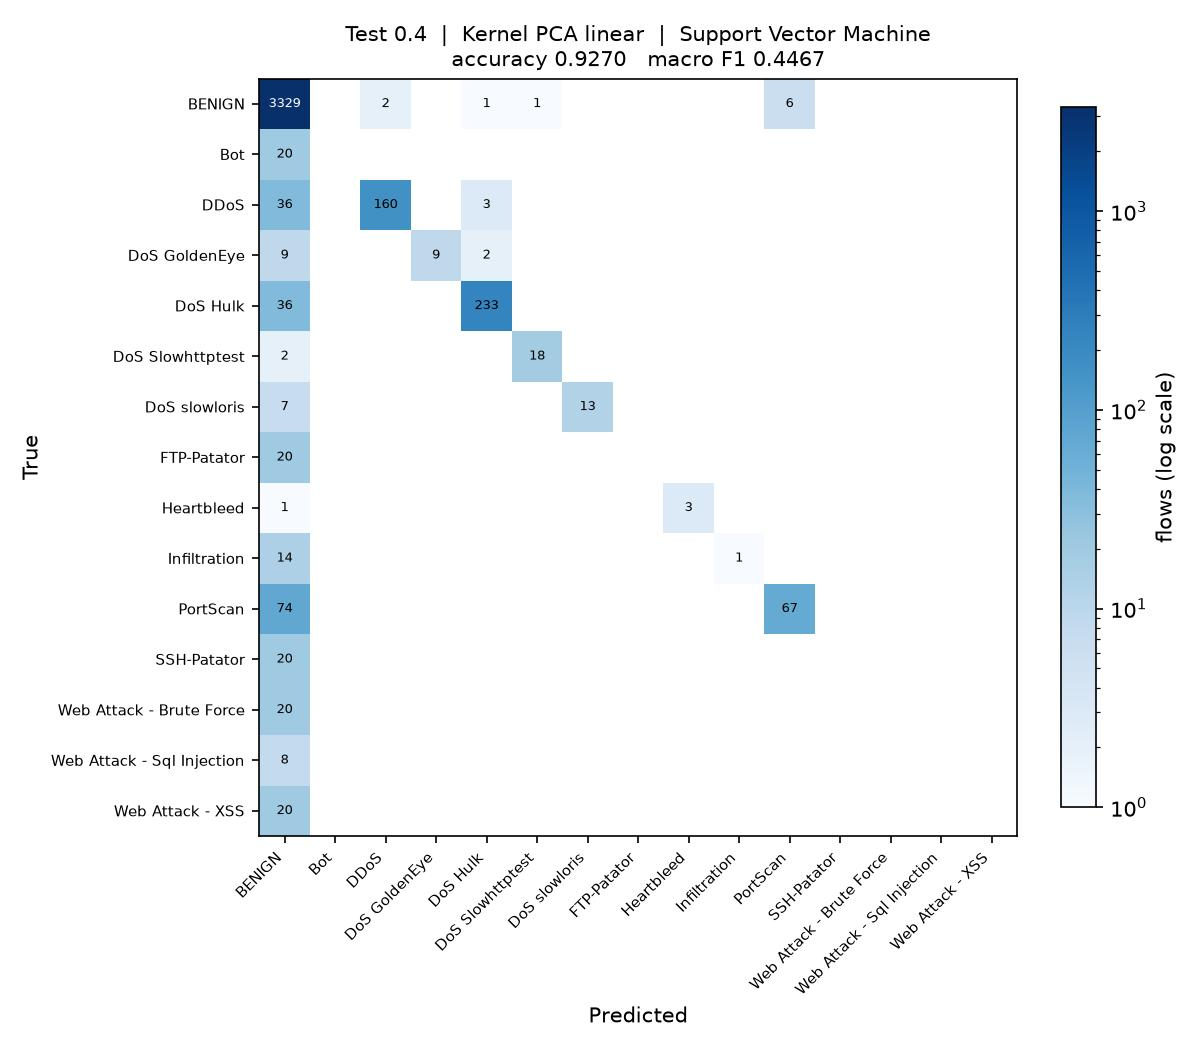

Reproduce this figure in Python.
"""
Test_0.4_DR_LIN_SVM

Test size 0.4  |  Kernel PCA (linear)  |  Support Vector Machine  (reference sheet #15)

Run on its own:

    python Test_0.4_DR_LIN_SVM.py

Writes Test_0.4_DR_LIN_SVM.jpg (confusion matrix) and appends one row to
results/75_runs.csv.
"""

import os
import sys
import time
import warnings
from pathlib import Path

import matplotlib
matplotlib.use("Agg")
import matplotlib.pyplot as plt
import numpy as np
import pandas as pd
from sklearn.decomposition import KernelPCA
from sklearn.impute import SimpleImputer
from sklearn.metrics import (accuracy_score, confusion_matrix, f1_score,
                             precision_score, recall_score)
from sklearn.model_selection import train_test_split
from sklearn.preprocessing import LabelEncoder, StandardScaler
from sklearn.svm import SVC

sys.path.insert(0, str(Path(__file__).resolve().parent.parent))
from common import load_sample                      # noqa: E402

warnings.filterwarnings("ignore")

# ----- this run -------------------------------------------------------------
TEST_SIZE = 0.4
KERNEL = "linear"
CLASSIFIER = "SVM"
N_COMPONENTS = 15
# ----------------------------------------------------------------------------

SEED = 0
N_JOBS = max(1, (os.cpu_count() or 2) // 2)
STEM = "Test_0.4_DR_LIN_SVM"
HERE = Path(__file__).resolve().parent
RESULTS = HERE.parent / "results"


def main():
    t0 = time.time()
    df = load_sample(10000, 50, SEED)
    y = LabelEncoder().fit_transform(df["Label"])
    X = df.drop(columns=["Label", "Day"])
    classes = sorted(df["Label"].unique())
    print(f"{len(df):,} flows, {X.shape[1]} features, {len(classes)} classes")

    X_train, X_test, y_train, y_test = train_test_split(
        X, y, test_size=TEST_SIZE, random_state=SEED, stratify=y)

    # mean imputation and scaling, fitted on the training split only
    imputer = SimpleImputer(strategy="mean").fit(X_train)
    scaler = StandardScaler().fit(imputer.transform(X_train))
    X_train = scaler.transform(imputer.transform(X_train))
    X_test = scaler.transform(imputer.transform(X_test))

    # dimensionality reduction: Kernel PCA, fitted on the training split only.
    # arpack keeps the largest positive eigenvalues; the randomized solver ranks
    # them by magnitude and fails on the sigmoid kernel, which is not PSD.
    kpca = KernelPCA(n_components=N_COMPONENTS, kernel=KERNEL,
                     eigen_solver="arpack", random_state=SEED, n_jobs=N_JOBS)
    X_train = kpca.fit_transform(X_train)
    X_test = kpca.transform(X_test)
    print(f"Kernel PCA ({KERNEL}): {X_train.shape[1]} components")

    classifier = SVC(kernel="rbf", probability=True, random_state=SEED)
    classifier.fit(X_train, y_train)
    y_pred = classifier.predict(X_test)

    acc = accuracy_score(y_test, y_pred)
    pre = precision_score(y_test, y_pred, average="macro", zero_division=0)
    rec = recall_score(y_test, y_pred, average="macro", zero_division=0)
    f1 = f1_score(y_test, y_pred, average="macro", zero_division=0)
    pre_w = precision_score(y_test, y_pred, average="weighted", zero_division=0)
    rec_w = recall_score(y_test, y_pred, average="weighted", zero_division=0)
    f1_w = f1_score(y_test, y_pred, average="weighted", zero_division=0)

    print(f"Accuracy  : {acc:.4f}")
    print(f"Precision : {pre:.4f}")
    print(f"Recall    : {rec:.4f}")
    print(f"F1 Score  : {f1:.4f}")

    # confusion matrix image, named to match this script
    cm = confusion_matrix(y_test, y_pred, labels=range(len(classes)))
    fig, ax = plt.subplots(figsize=(8, 7))
    im = ax.imshow(cm, cmap="Blues", norm=matplotlib.colors.LogNorm(vmin=1))
    ax.set_xticks(range(len(classes)), classes, rotation=45, ha="right", fontsize=7)
    ax.set_yticks(range(len(classes)), classes, fontsize=7)
    ax.set_xlabel("Predicted")
    ax.set_ylabel("True")
    ax.set_title(f"Test {TEST_SIZE}  |  Kernel PCA {KERNEL}  |  Support Vector Machine\n"
                 f"accuracy {acc:.4f}   macro F1 {f1:.4f}", fontsize=10)
    for i in range(len(classes)):
        for j in range(len(classes)):
            if cm[i, j]:
                ax.text(j, i, cm[i, j], ha="center", va="center", fontsize=6,
                        color="white" if cm[i, j] > cm.max() / 3 else "black")
    fig.colorbar(im, ax=ax, fraction=0.04, label="flows (log scale)")
    fig.tight_layout()
    fig.savefig(HERE / f"{STEM}.jpg", dpi=150)
    plt.close(fig)

    # one row appended to the shared results table
    RESULTS.mkdir(exist_ok=True)
    row = {"Test": TEST_SIZE, "DR": "LIN", "Clas": CLASSIFIER,
           "Acc": round(acc, 4), "Pre": round(pre, 4), "Rec": round(rec, 4),
           "F1": round(f1, 4),
           "Pre_weighted": round(pre_w, 4), "Rec_weighted": round(rec_w, 4),
           "F1_weighted": round(f1_w, 4),
           "n_components": N_COMPONENTS, "seconds": round(time.time() - t0, 1),
           "script": STEM}
    out = RESULTS / "75_runs.csv"
    old = pd.read_csv(out).to_dict("records") if out.exists() else []
    old = [r for r in old if r.get("script") != STEM]
    pd.DataFrame(old + [row]).to_csv(out, index=False)
    print(f"saved {STEM}.jpg and appended to results/75_runs.csv "
          f"({time.time() - t0:.0f}s)")


if __name__ == "__main__":
    main()
